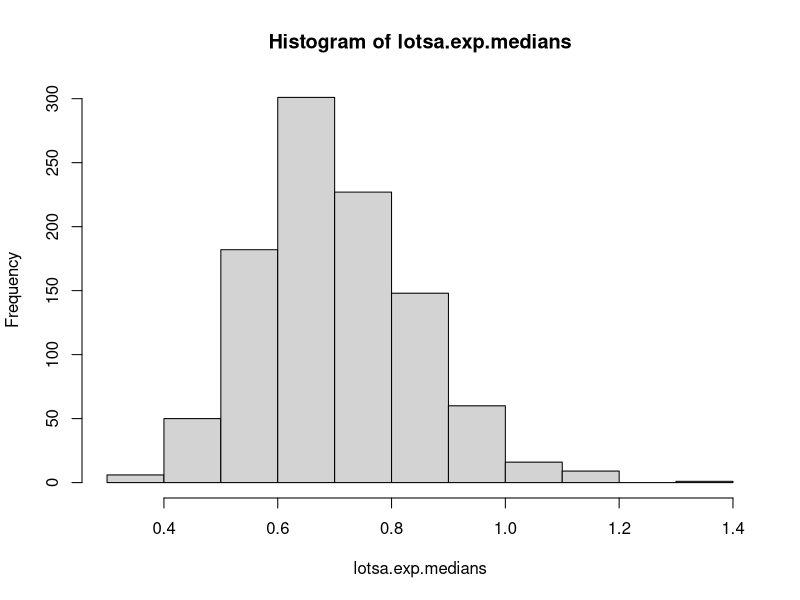

Write the R code that produced this figure.
# R code to calculate the mean of 1000 random samples from 
# an exponential distribution of size 50
n = 50        # Size
nsim = 1000   # number of repititions
lotsa.exp.medians = numeric(nsim)  # ensure medians is a numeric value
for (i in 1: nsim) {  # for loop from 1 to number of iterations
   x = rexp(n)        # x will be the expontial distribution of size n
   lotsa.exp.medians[i] = median(x)   # save this into the medians vector
}
#summary(lotsa.exp.medians)  # display summary data
#length(lotsa.exp.medians)   # ensure we have the required number of samples
mean(lotsa.exp.medians)     # the mean
hist(lotsa.exp.medians)     # histogram

